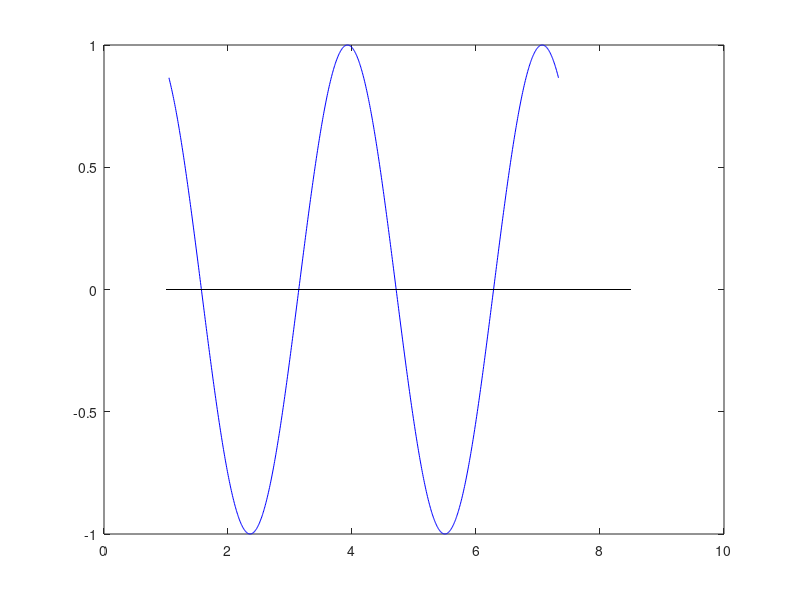

Here is the MATLAB script that generated this plot: (Note: this script raises an error after producing the figure.)
f = @(x) sin(2*x);

x = linspace(pi/3, 7*pi/3, 1000);

fx = f(x);

plot(x, fx, 'blue'), hold on

plot([1 8.5], [0 0], 'k'), hold on

[x, y] = zero_bisection(f, pi/3, 2*pi/3, 10^-3, 100);
plot(x, y, 'red*')
plot([pi/3 pi/3], [10 -10], 'red')
plot([2*pi/3 2*pi/3], [10 -10], 'red')

[x, y] = zero_bisection(f, 2*pi/3, 4*pi/3, 10^-3, 100);
plot(x, y, 'red*')

plot([4*pi/3 4*pi/3], [10 -10], 'red')

[x, y] = zero_bisection(f, 4*pi/3, 5*pi/3, 10^-3, 100);
plot(x, y, 'red*')

plot([5*pi/3 5*pi/3], [10 -10], 'red')

[x, y] = zero_bisection(f, 5*pi/3, 7*pi/3, 10^-3, 100);
plot(x, y, 'red*')

